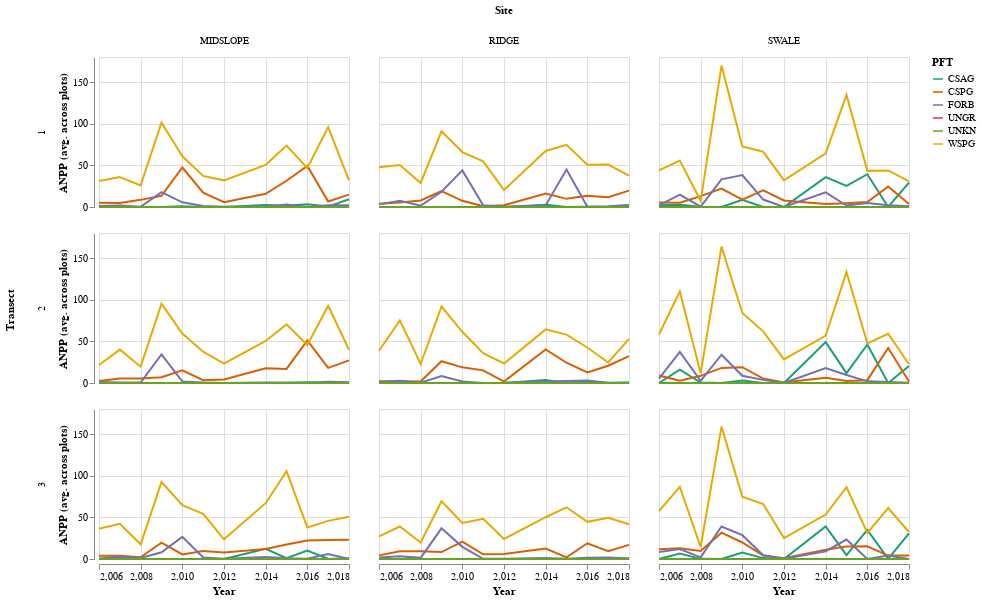

Source (notebook cell):
### Markdown cell above
<p>The first step in exploring the data was to first detemine how to organize the data for inspection. From the summary on the data's webpage, and from the desciptions in included data dictionaries, there are 3 sites in total, 3 transects within each site, 5 plots on each transcet, and 6 plant species groups in every plot. Since each site is located on a unique landscape feature, with each potentially having unique soil composition, element exposure, etc., comparing data between sites and exploring each site's plant growth difference in detail were the first avenue of investigations.</p>
<p>We will first look at a plot comparing each site to the other, showing the average growth of each plant species group in a transect.</p>

### Code cell
altair_plot_group_wrt_site_transect(ltanpp_forModel)

### Figure 1 — Vega-Lite specification as saved in the notebook (floating-point values rounded to 4 significant figures; data arrays with more than 128 entries replaced by an {"elided": "..."} marker saying what was removed)
{"config": {"view": {"continuousWidth": 300, "continuousHeight": 300}}, "data": {"name": "data-3befafe4b8dc861159198cf3e2bb492c"}, "mark": {"type": "line"}, "encoding": {"color": {"field": "PFT", "scale": {"scheme": "dark2"}, "type": "nominal"}, "column": {"field": "Site", "type": "nominal"}, "opacity": {"condition": {"param": "param_1", "value": 1}, "value": 0.2}, "row": {"field": "Transect", "type": "quantitative"}, "x": {"field": "Year", "scale": {"zero": false}, "type": "quantitative"}, "y": {"field": "ANPP", "title": "ANPP (avg. across plots)", "type": "quantitative"}}, "height": 150, "params": [{"name": "param_1", "select": {"type": "point", "fields": ["PFT"]}, "bind": "legend"}], "width": 250, "$schema": "https://vega.github.io/schema/vega-lite/v5.15.1.json", "datasets": {"data-3befafe4b8dc861159198cf3e2bb492c": {"elided": "648 records"}}}
